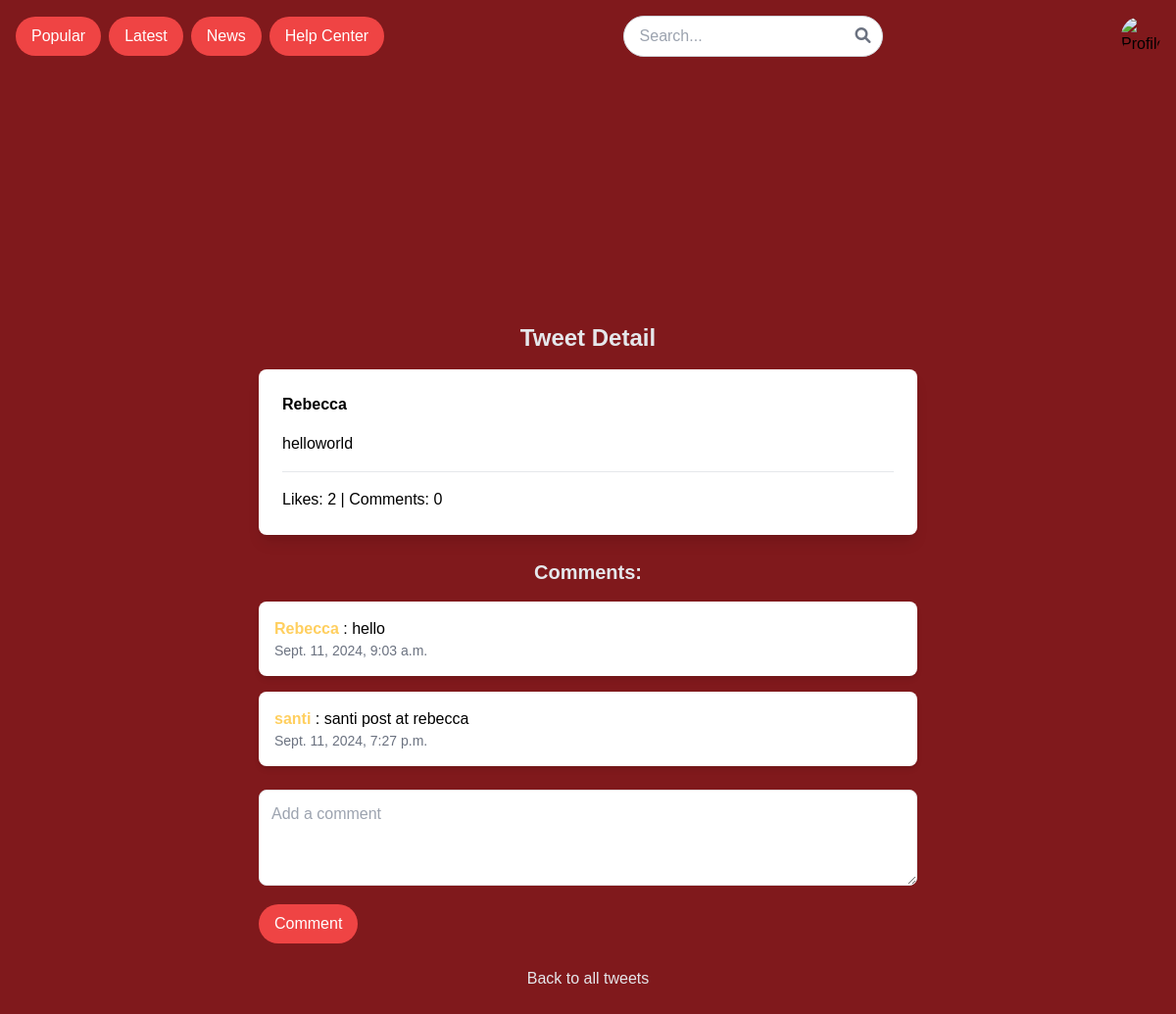
Page /tweet/1/ (signed in) on the committed database.
### core/models.py (models this page shows, shortened)
class Tweet(models.Model):
    author = models.ForeignKey(User, on_delete=models.CASCADE)
    handle = models.CharField(max_length=100)
    content = models.TextField()
    likes = models.ManyToManyField(User, related_name='tweet_likes', blank=True)
    comment_count = models.IntegerField(default=0)
    anonymous = models.BooleanField(default=False) # !! anonymouse M P!!
    created_at = models.DateTimeField(auto_now_add=True)
    def is_author_admin(self):
        return self.author.is_superuser

class Comment(models.Model):
    tweet = models.ForeignKey(Tweet, related_name='comments', on_delete=models.CASCADE)
    author = models.ForeignKey(User, on_delete=models.CASCADE)
    content = models.CharField(max_length=250)
    created_at = models.DateTimeField(auto_now_add=True)

### core/views.py (the view)
# urls.py: path('tweet/<int:tweet_id>/', views.tweet_detail, name='tweet_detail'),
@login_required
def tweet_detail(request, tweet_id):
    tweet = get_object_or_404(Tweet, id=tweet_id)
    comments = Comment.objects.filter(tweet=tweet)
    is_anonymous = tweet.anonymous  # ตรวจสอบว่าเป็น anonymous
    return render(request, 'core/tweet_detail.html', {'tweet': tweet, 'comments': comments, 'is_anonymous': is_anonymous})

### theme/templates/core/tweet_detail.html (shortened to what this page needs)
{% extends 'core/base.html' %}
{% block content %}
<div class="flex justify-center items-center min-h-screen">
  <div class="w-full max-w-2xl">
    <h1 class="text-2xl font-bold mb-4 text-center text-gray-200">Tweet Detail</h1>
    <div class="post-card bg-white p-6 rounded-lg shadow-lg mb-6">
      <div class="post-header flex items-center gap-4 mb-4">
        <div class="post-author-info">
            <strong>
                {% if not tweet.anonymous %}
                    {{ tweet.author.username }}
                {% else %}
                    Anonymous
                {% endif %}
            </strong>
        </div>
      </div>
      <div class="post-content mb-4">
        <p>{{ tweet.content }}</p>
      </div>
      <div
        class="post-actions flex justify-between pt-4 border-t border-gray-200"
      >
        <div>
          <span>Likes: </span><span>{{ tweet.likes.count }}</span> |
          <span>Comments: </span><span>{{ tweet.comment_count }}</span>
        </div>
      </div>
    </div>
    <h3 class="text-xl font-semibold mb-4 text-center text-gray-200">Comments:</h3>
    <ul class="space-y-4">
      {% for comment in comments %}
      <li class="bg-white p-4 rounded-lg shadow-md">
        <strong>
            {% if tweet.anonymous %}
                Anonymous
            {% else %}
                {{ comment.author.username }}
            {% endif %}
        </strong>: {{ comment.content }}
        <span class="block text-sm text-gray-500"
          >{{ comment.created_at }}</span
        >
      </li>
      {% empty %}
      <li>No comments yet.</li>
      {% endfor %}
    </ul>
    <form method="POST" action="{% url 'add_comment' tweet.id %}" class="mt-6">
      <textarea
        name="content"
        rows="3"
        class="w-full p-3 border rounded-lg focus:outline-none focus:ring-2 focus:ring-red-500"
        placeholder="Add a comment"
      ></textarea>
      <button
        type="submit"
        class="mt-3 bg-red-500 text-white py-2 px-4 rounded-full hover:bg-red-600 transition duration-300"
      >
        Comment
      </button>
    </form>
    <a
      href="{% url 'create_tweet' %}"
      class="mt-6 inline-block text-gray-200 hover:underline text-center w-full "
       >Back to all tweets</a
    >
  </div>
</div>
{% endblock %}

### core/static/css/styles.css (style rules this page uses)
body { font-family: sans-serif; margin: 0; padding: 0; background-color: #f8f8f8; }
h1 { margin: 0; }
li { background-color: #f6f2f2; color: #E1E1E1; padding: 15px; border-radius: 10px; margin-bottom: 10px; }
li strong { color: #f6f2f2; }
li { background-color: #ffffff; color: #000000; padding: 15px; border-radius: 10px; margin-bottom: 10px; }
li strong { color: #ffcf5f; }

### rows in the picture
Tweet: author.username "Rebecca", content "helloworld", likes.count "2", comment_count "0"
Comment: author.username "Rebecca", content "hello", created_at "Sept. 11, 2024, 9:03 a.m."
Comment: author.username "santi", content "santi post at rebecca", created_at "Sept. 11, 2024, 7:27 p.m."
